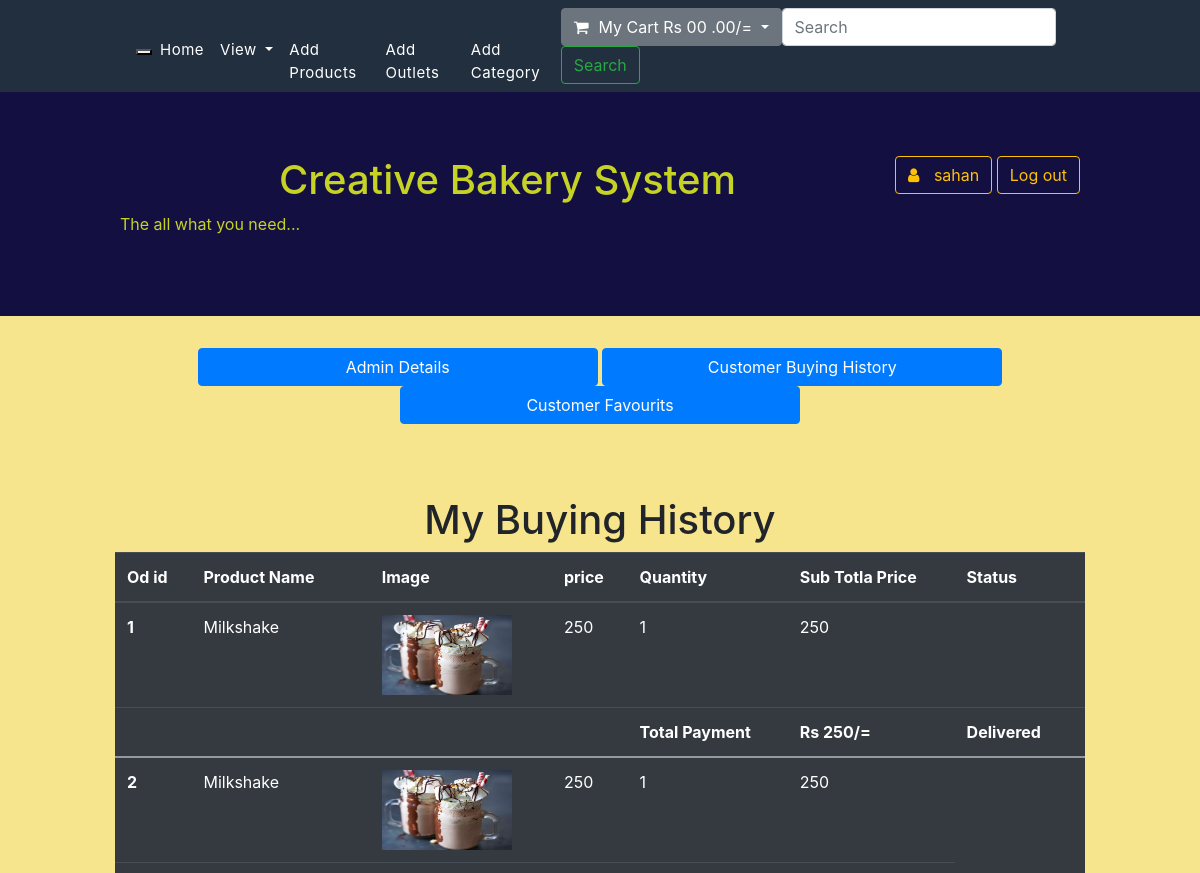
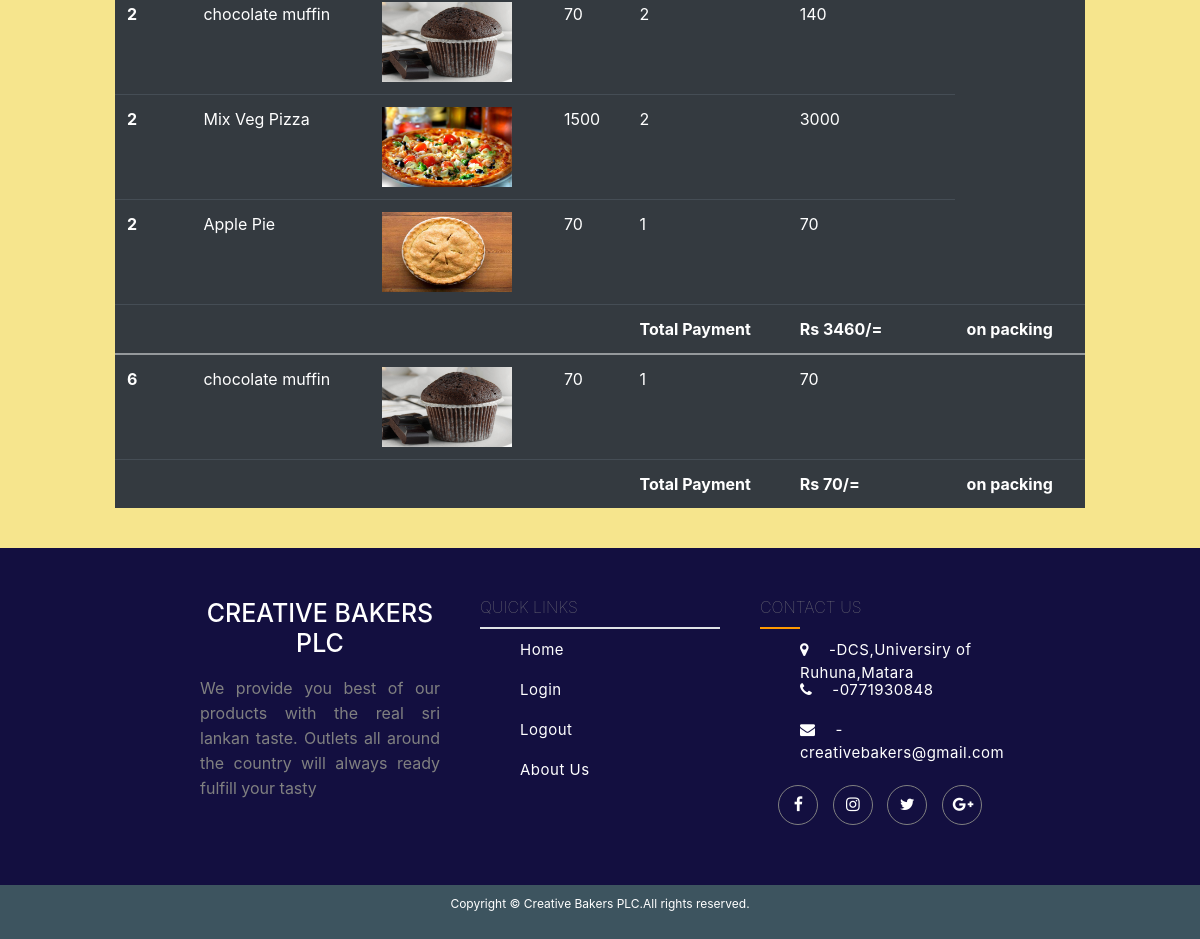
The page /customer_buying_history.php (signed in) on the database its author committed (2 pictures, top to bottom).
### tables this page shows
CREATE TABLE `order_track_history` (
  `id` int(11) NOT NULL,
  `user_id` int(11) NOT NULL,
  `price` float NOT NULL,
  `status` varchar(255) NOT NULL,
  `remark` varchar(255) NOT NULL,
  `post_date` timestamp NOT NULL DEFAULT current_timestamp(),
  `paymet_method` varchar(255) NOT NULL,
  `delivery_time` varchar(255) NOT NULL
);

CREATE TABLE `products` (
  `id` int(11) NOT NULL,
  `category_id` int(11) NOT NULL,
  `product_name` varchar(255) NOT NULL,
  `product_price` float NOT NULL,
  `product_quantity` int(11) NOT NULL,
  `product_description` varchar(535) NOT NULL,
  `product_image` longtext NOT NULL,
  `product_availability` tinyint(1) NOT NULL,
  `discount` float DEFAULT NULL,
  `post_date` timestamp NOT NULL DEFAULT current_timestamp(),
  `update_date` timestamp NULL DEFAULT NULL
);

CREATE TABLE `orders` (
  `order_id` int(11) NOT NULL,
  `user_id` int(11) NOT NULL,
  `product_id` int(11) NOT NULL,
  `quantity` int(11) NOT NULL,
  `order_date` timestamp NOT NULL DEFAULT current_timestamp()
);

### customer_buying_history.php (the view, shortened to what this page needs)
<?php
    include('top_header.php');
    include('header.php');
    include('connection.php');
?>
  <center>
   <a href="<?php
            if($_SESSION['role']=='admin'){
                echo "admin.php";
            }else if($_SESSION['role']){
                echo "customer.php";
            }
    ?>"> <button  style="width:400px;" class="btn btn-primary" type="button"><?php
    if($_SESSION['role']=='admin'){
        echo "Admin  Details";
    }else if($_SESSION['role']){
        echo "Customer Details ";
    }
    ?>
    </button >   </a>
    <a href="customer_buying_history.php"><button  style="width:400px;"class="btn btn-primary" type="button">Customer Buying History </button >   </a>
    <a href="customerfav.php"><button  style="width:400px;"class="btn btn-primary" type="button">Customer Favourits </button >   </a>
    </center>
<h1>My Buying History </h1>
<center>
  <div class="col-sm-10">
    <table class="table table-dark">
<thead>
  <tr>
    <th scope="row">Od id</th>
    <th scope="col">Product Name</th>
    <th scope="col">Image</th>
    <th scope="col">price</th>
    <th scope="col">Quantity</th>
    <th scope="col">Sub Totla Price</th>
    <th scope="col">Status</th>
  </tr>
</thead>
<tbody>
  <?php
    $uid = intval($_SESSION['uid']);
    $sql = "SELECT * FROM `order_track_history` WHERE `user_id` =$uid";
    $res = mysqli_query($conn,$sql);
    while ($row=mysqli_fetch_assoc($res)) {
      $order_reack_id=intval($row['id']);
      $fulloderprice = $row['price'];
      $status = $row['status'];
      $nextsqll = "SELECT * FROM `orders` WHERE `order_id` = $order_reack_id";
      $nextres = mysqli_query($conn,$nextsqll);
        while ($nextrow=mysqli_fetch_assoc($nextres)) {
                $product_id = intval($nextrow['product_id']);
                $product_qty = $nextrow['quantity'];
                $xxsql = "SELECT * FROM `products` WHERE `id` = $product_id";
                $xxres =mysqli_query($conn,$xxsql);
             while($xxrow=mysqli_fetch_assoc($xxres)){
        ?>
  <tr>
    <th scope="row"><?php echo "".$order_reack_id; ?></th>
    <td><?php echo "".$xxrow['product_name']; ?></td>
    <td><img src="upload\<?php echo "".$xxrow['product_image']; ?>"  style="width:130px; height:80px;" ></div></td>
    <td><?php echo "".$prize=$xxrow['product_price']; ?></td>
    <td><?php echo "".$qty=$product_qty;?></td>
    <td><?php echo "".$subtot=$qty*$prize; ?></td>
  </tr>
<?php
}} ?>
    <th scope="row"></th>
    <th scope="col"></th>
    <th scope="col"> </th>
    <th scope="col"></th>
    <th scope="col">Total Payment</th>
    <th scope="col"><?php echo "Rs ".$fulloderprice."/="; ?></th>
    <th scope="col"><?php echo "".$status; ?></th>
<?php }?>
</center>
<?php
 include('footer.php');
?>

### top_header.php (shortened to what this page needs)
<!doctype html>
<html lang="en">
  <head>
    <link rel="stylesheet" href="https://stackpath.bootstrapcdn.com/bootstrap/4.4.1/css/bootstrap.min.css">
	<link href="https://stackpath.bootstrapcdn.com/font-awesome/4.7.0/css/font-awesome.min.css" rel="stylesheet">
	<link rel="stylesheet" type="text/css" href="style.css">
  <link rel="stylesheet" href="//code.jquery.com/ui/1.12.1/themes/base/jquery-ui.css">
  <link rel="stylesheet" href="/resources/demos/style.css">
</head>

### header.php (shortened to what this page needs)
</head>
<body>
  <?php  include('nav.php'); ?>
  <div class=" jumbotron jumbotron-fluid" style=" background: #130f40; height: 10%">
    <div style="margin-left:10% ;margin-right: 10% ; " >
      <?php
            if(isset($_SESSION['login'])&& (($_SESSION['role']=='customer'||$_SESSION['role']=='admin'))){
        ?>
      <div class="signin-up">
    <a href="<?php  $ad = ($_SESSION['role']=='admin')?"admin.php":"customer.php"; echo $ad;?>">
      <button type="button" class="btn btn-outline-warning">
        <i class="icon fa fa-user" style="margin-right:10px;"></i>
          <?php echo "    ".$_SESSION['user_name']; ?>
      </button>
    </a>
    <a href="logout.php"><button type="button" class="btn btn-outline-warning">Log out</button></a>
      </div>
   <?php } ?>
      <h1 style="color: #c6d324">Creative Bakery System</h1>
      <p style="color: #c6d324 ">The all what you need...</p>
    </div>
  </div>

### nav.php (shortened to what this page needs)
<div style="width:100% ; background-color:#222f3e ">
<div style="margin-left:10% ; margin-right: 10%;">
  <nav class="navbar navbar-expand-lg navbar navbar "  style="background-color:#222f3e">
    <div class="navbar-header">
    <button type="button" class="navbar-toggle collapsed" data-toggle="collapse" data-target="#navbarSupportedContent" aria-expanded="false">
    </button>
  </div>
    <div class="collapse navbar-collapse" id="navbarSupportedContent">
    <ul class="navbar-nav mr-auto">
      <li class="nav-item active">
        <a class="nav-link" href="main.php">Home <span class="sr-only">(current)</span></a>
      </li>
      <li class="nav-item dropdown">
        <a class="nav-link dropdown-toggle" href="#" id="navbarDropdown" role="button" data-toggle="dropdown" aria-haspopup="true" aria-expanded="false">
          View
        </a>
      </li>
      <?php if(isset($_SESSION['login']) && ($_SESSION['role']=='admin')){  ?>
      <li class="nav-item">
        <a class="nav-link" href="additem.php">Add Products</a>
      </li>
      <li class="nav-item">
        <a class="nav-link" href="add_outlets.php" tabindex="-1" aria-disabled="true">Add Outlets</a>
      </li>
      <li class="nav-item">
        <a class="nav-link" href="add_category.php" tabindex="-1" aria-disabled="true">Add Category</a>
      </li>
    <?php } ?>
    </ul>
    <form class="form-inline my-2 my-lg-0">
      <div class="dropdown">
                <button class="btn btn-secondary dropdown-toggle" type="button" id="dropdownMenuButton" data-toggle="dropdown" aria-haspopup="true" aria-expanded="false">
                                    <i class="icon fa fa-shopping-cart" style="margin-right:10px;"></i>My Cart Rs
                                    <?php
                                    if(isset($_SESSION['cart'])){
                                      $total=0;
                                      foreach($_SESSION['cart'] as $key => $value)
                                      {
                                              $total+=$value['quantity']*$value['price'];
                                            }
                                            echo "".$total;
                                    }else {
                                      echo "00 ";
                                    }
                                            ?> .00/=
                </button>
      </div>
      <input class="form-control mr-sm-2" type="search" placeholder="Search" aria-label="Search">
      <button class="btn btn-outline-success my-2 my-sm-0" type="submit">Search</button>
    </form>
  </div>
</nav>
</div>
</div>

### footer.php (shortened to what this page needs)
<div class="footer">
    <div class="inner-footer">
      <div class="footer-items">
        <h1 style="padding:10px 0;font-size:25px ;color:#fff; text-transform:uppercase">Creative Bakers PLC</h1>
        <p>We provide you best of our products with the real sri lankan taste.
        Outlets all around the country will always ready fulfill your tasty</p>
      </div>
      <div class="footer-items">
        <h2>Quick Links</h2>
        <div class="border"></div>
          <ul>
            <a href="main.php"><li>Home</li></a>
            <a href="Login.php"><li>Login</li></a>
            <a href="signup.php"><li>Logout</li></a>
            <a href="about.php"><li>About Us</li></a>
          </ul>
      </div>
      <div class="footer-items">
        <h2>Contact Us</h2>
        <div class="border-footer"></div>
          <ul>
            <li><i class="fa fa-map-marker" aria-hidden="true"></i>-DCS,Universiry of Ruhuna,Matara</li>
            <li><i class="fa fa-phone" aria-hidden="true"></i>-0771930848</li>
            <li><i class="fa fa-envelope" aria-hidden="true"></i>-creativebakers@gmail.com</li>
          </ul>
          <div class="socialmedia">
            <a href=""><i class="fa fa-facebook" aria-hidden="true"></i></a>
            <a href=""><i class="fa fa-instagram" aria-hidden="true"></i></a>
            <a href=""><i class="fa fa-twitter" aria-hidden="true"></i></a>
            <a href=""><i class="fa fa-google-plus" aria-hidden="true"></i></a>
          </div>
      </div>
    </div>
    <div class="footer-bottom">
      <div align="center">
      <p style="font-size:12px">Copyright &copy Creative Bakers PLC.All rights reserved.</p>
      </div>
    </div>
  </div>
  </body>
</html>

### style.css (style rules this page uses)
body { background-color:#f6e58d; }
h1 { text-align: center; }
h2 { margin: 10px 0; font-size: 16px; color: gray; font-weight: lighter; text-transform: uppercase; }
ul { list-style: none; color: #fff; font-size: 15px; letter-spacing: 0.5px; }
ul a { text-decoration: none; outline: none; color: #fff; transition: 0.3s; }
ul li { margin: 10px 0; height: 30px; }
li i { margin-right: 20px; }
.signin-up { float:right; margin:0px; }
.footer { width: 100%; background-color: #130f40; display:block; }
.inner-footer { width:95%; padding: 30px 10px; margin: auto; flex-wrap: wrap;; box-sizing: border-box; display: flex; justify-content: center; }
.footer-items { width: 25%; padding: 10px 20px; box-sizing: border-box; }
.footer-items p { font-size: 16px; color:gray; text-align: justify; line-height: 25px; }
.border-footer { height: 2px; width: 40px; background:#ff9800; }
.socialmedia { width: 100%; color: #fff; text-align: center; }
.socialmedia a { text-decoration: none; }
.socialmedia i { height: 40px; width: 40px; margin: 20px 5px; padding: 10px; color: #fff; border-radius: 50%; border: 1px solid gray; }
.footer-bottom { padding: 10px; background: #3d545f; color: #fff; font-size: 12px; }

### rows shown on the page
order_track_history: id "1", price "250", status "Delivered"
orders: quantity "1", $subtot=$qty*$prize "250"
products: product_name "Milkshake", product_image (picture), product_price "250"
order_track_history: id "2", price "3460", status "on packing"
orders: quantity "1", $subtot=$qty*$prize "250"
orders: quantity "2", $subtot=$qty*$prize "140"
products: product_name "chocolate muffin", product_image (picture), product_price "70"
orders: quantity "2", $subtot=$qty*$prize "3000"
products: product_name "Mix Veg Pizza", product_image (picture), product_price "1500"
orders: quantity "1", $subtot=$qty*$prize "70"
products: product_name "Apple Pie", product_image (picture), product_price "70"
order_track_history: id "6", price "70", status "on packing"
orders: quantity "1", $subtot=$qty*$prize "70"

### other values the page prints
$_SESSION['user_name'] "sahan"
